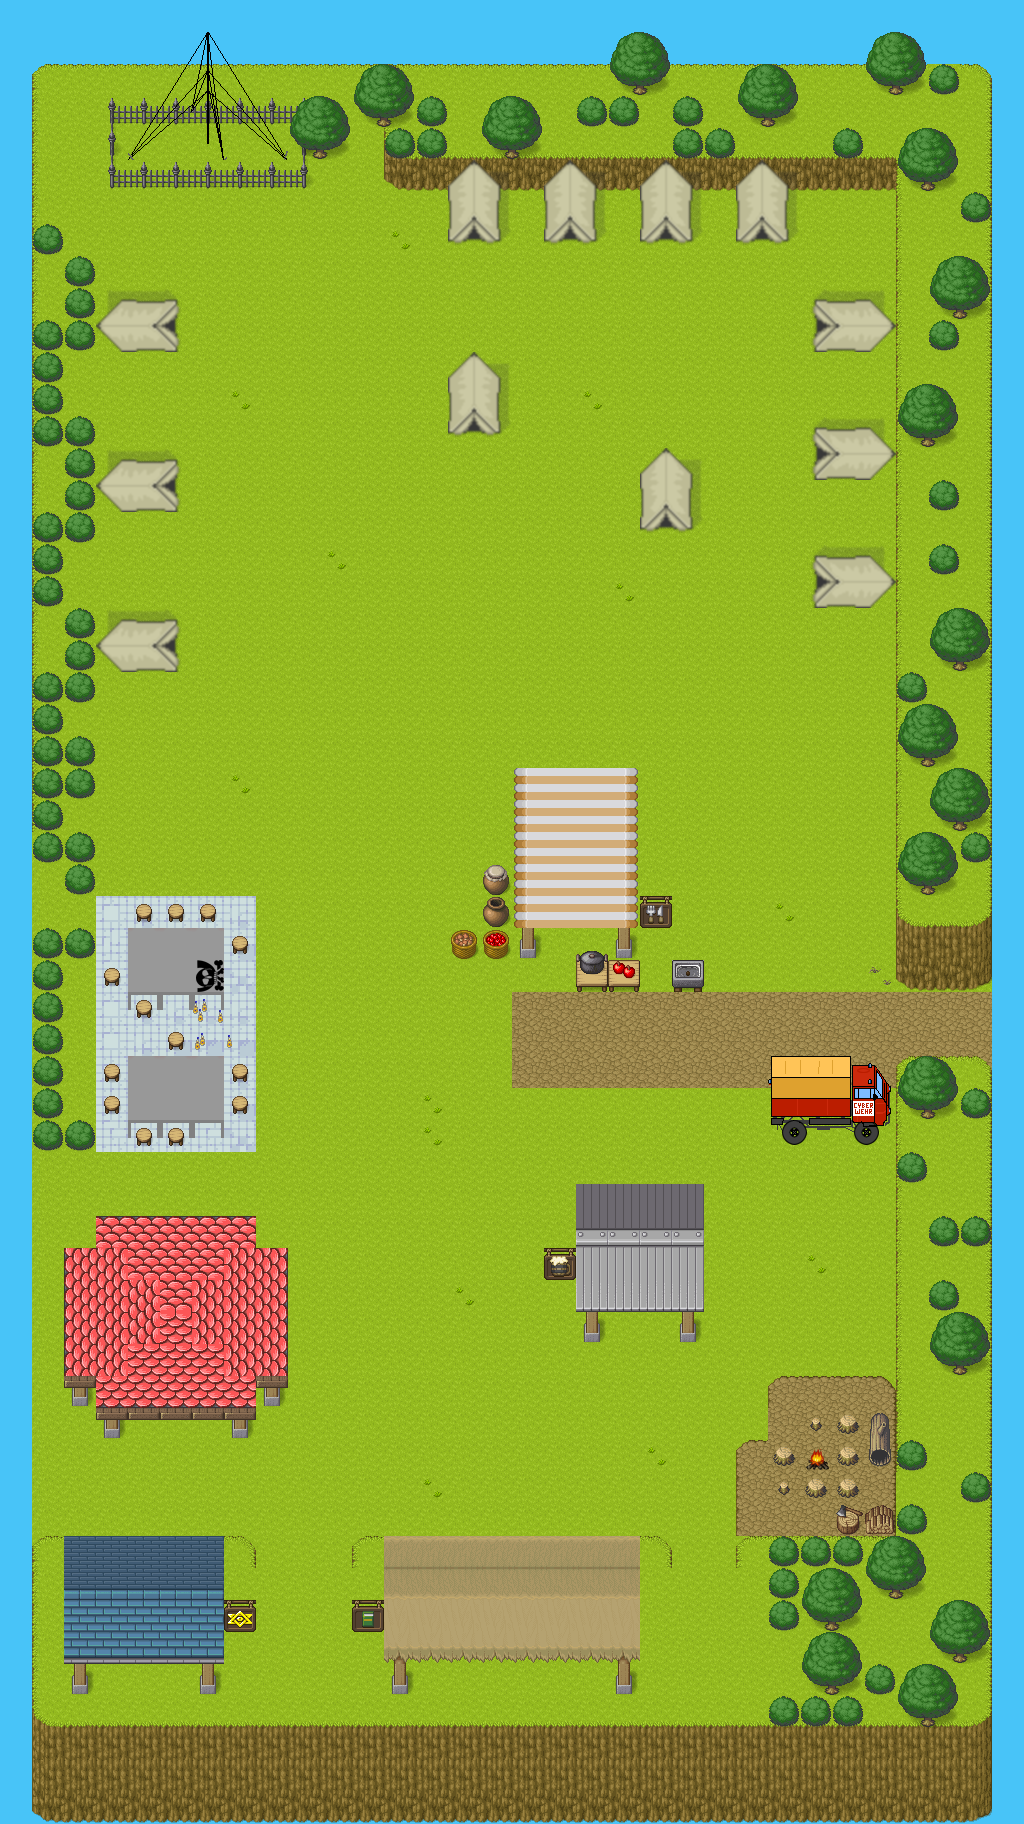

A 2D game scene composited from a Tiled map and its tileset images. What follows is a short description and the map's XML, with each tile layer's data collapsed to a summary:
An orthogonal 32x57 tile map with 32x32 px tiles, 13 tile layers (collides, Himmel, Wiese+Boden, Huegel, ...), 9 tilesets.

<map version="1.4" tiledversion="1.4.3" orientation="orthogonal" renderorder="right-down" width="32" height="57" tilewidth="32" tileheight="32" infinite="0" nextlayerid="16" nextobjectid="1">
 <tileset firstgid="1" name="[Base]BaseChip_pipo+" tilewidth="32" tileheight="32" tilecount="904" columns="8">
  <image source="[Base]BaseChip_pipo+.png" width="256" height="3616" />
 </tileset>
 <tileset firstgid="905" name="pipo-map001" tilewidth="32" tileheight="32" tilecount="136" columns="8">
  <image source="pipo-map001.png" width="256" height="544" />
 </tileset>
 <tileset firstgid="1041" name="bonfire" tilewidth="32" tileheight="32" tilecount="96" columns="12">
  <image source="bonfire.png" width="384" height="256" />
  <tile id="18">
   <animation>
    <frame tileid="18" duration="500" />
    <frame tileid="19" duration="500" />
    <frame tileid="20" duration="500" />
   </animation>
  </tile>
 </tileset>
 <tileset firstgid="1137" name="cloud_tileA5_2" tilewidth="32" tileheight="32" tilecount="128" columns="8">
  <image source="cloud_tileA5_2.png" width="256" height="512" />
 </tileset>
 <tileset firstgid="1265" name="chaos_zone_shared" tilewidth="32" tileheight="32" tilecount="2048" columns="32">
  <image source="chaos_zone_shared.png" width="1024" height="2048" />
 </tileset>
 <tileset firstgid="3313" name="tent-beige-big" tilewidth="32" tileheight="32" tilecount="6" columns="2">
  <image source="tent-beige-big.png" width="64" height="96" />
 </tileset>
 <tileset firstgid="3319" name="pipo-map001_at-kusa" tilewidth="32" tileheight="32" tilecount="48" columns="8">
  <image source="pipo-map001_at-kusa.png" width="256" height="192" />
 </tileset>
 <tileset firstgid="3367" name="missing-tiles" tilewidth="32" tileheight="32" tilecount="184" columns="8">
  <image source="missing-tiles.png" width="256" height="736" />
 </tileset>
 <tileset firstgid="3551" name="WA_Special_Zones" tilewidth="32" tileheight="32" tilecount="12" columns="6">
  <image source="WA_Special_Zones.png" width="192" height="64" />
 </tileset>
 <layer id="10" name="collides" width="32" height="57">
  <properties>
   <property name="collides" type="bool" value="true" />
  </properties>
  <data>[1824 cells, 269 non-empty, 1 distinct tile ids]</data>
 </layer>
 <layer id="5" name="Himmel" width="32" height="57">
  <data>[1824 cells, 1824 non-empty, 1 distinct tile ids]</data>
 </layer>
 <layer id="4" name="Wiese+Boden" width="32" height="57">
  <data>[1824 cells, 1560 non-empty, 12 distinct tile ids]</data>
 </layer>
 <layer id="3" name="Huegel" width="32" height="57">
  <data>[1824 cells, 420 non-empty, 25 distinct tile ids]</data>
 </layer>
 <layer id="9" name="zelte" width="32" height="57">
  <data>[1824 cells, 72 non-empty, 6 distinct tile ids]</data>
 </layer>
 <layer id="8" name="Zaun" width="32" height="57">
  <data>[1824 cells, 16 non-empty, 7 distinct tile ids]</data>
 </layer>
 <layer id="2" name="Pavillons+Baeume" width="32" height="57">
  <data>[1824 cells, 336 non-empty, 49 distinct tile ids]</data>
 </layer>
 <layer id="6" name="Antenne" width="32" height="57">
  <data>[1824 cells, 20 non-empty, 20 distinct tile ids]</data>
 </layer>
 <layer id="1" name="Extras" width="32" height="57">
  <data>[1824 cells, 48 non-empty, 18 distinct tile ids]</data>
 </layer>
 <layer id="13" name="exit-sachsen" width="32" height="57">
  <properties>
   <property name="exitUrl" value="../sachsen.json#reentry-camp" />
  </properties>
  <data>[1824 cells, 3 non-empty, 1 distinct tile ids]</data>
 </layer>
 <layer id="14" name="reentry-sachsen" width="32" height="57">
  <properties>
   <property name="startLayer" type="bool" value="true" />
  </properties>
  <data>[1824 cells, 4 non-empty, 1 distinct tile ids]</data>
 </layer>
 <objectgroup id="7" name="floorLayer" />
 <layer id="11" name="ueber" width="32" height="57">
  <data>[1824 cells, 13 non-empty, 13 distinct tile ids]</data>
 </layer>
 <layer id="12" name="ueber2" width="32" height="57">
  <data>[1824 cells, 2 non-empty, 2 distinct tile ids]</data>
 </layer>
</map>
